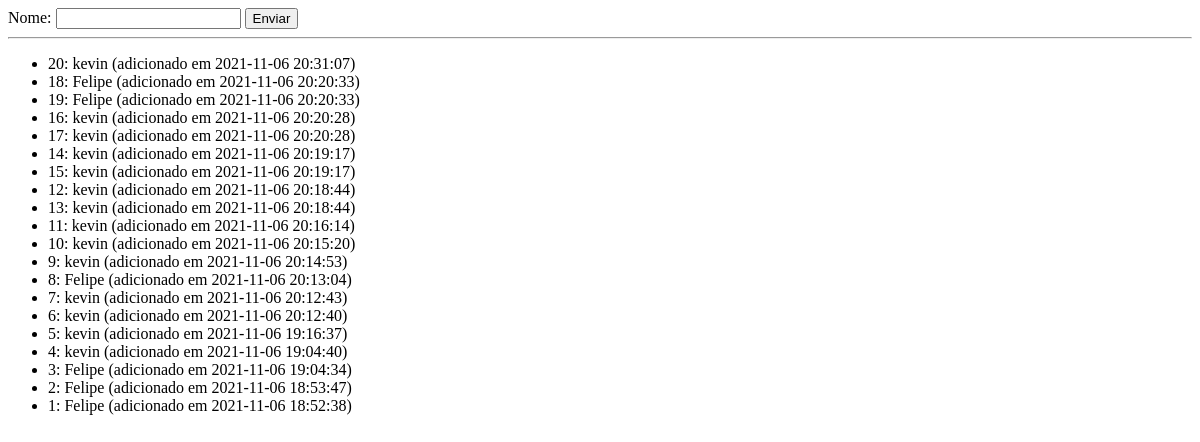
The page /db/index.php on the database as committed earlier.
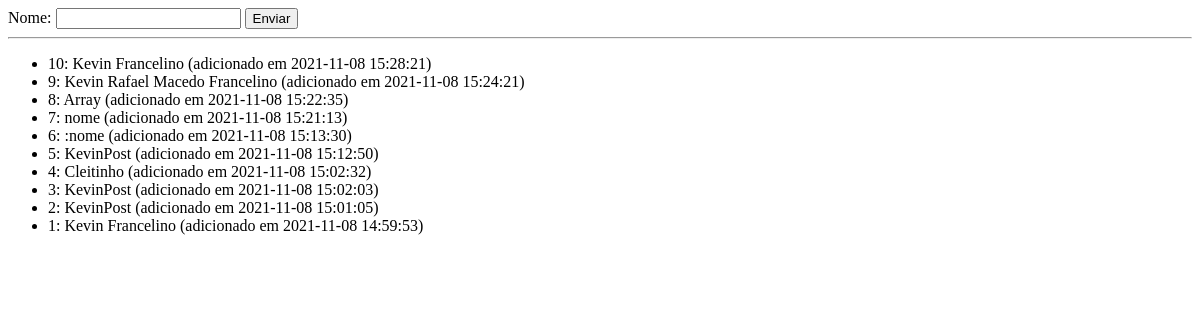
The same page on the database as committed later.
### tables this page shows
CREATE TABLE Usuarios (
    id INTEGER PRIMARY KEY AUTOINCREMENT,
    nome VARCHAR ,
    email VARCHAR,
    senha VARCHAR,
    adicionado_em TIMESTAMP NOT NULL DEFAULT CURRENT_TIMESTAMP
    
);

### db/index.php (the view, shortened to what this page needs)
<?php
try {
    $db = Database::getInstance();
    $usuarios = $db->query('SELECT * FROM Usuarios ORDER BY adicionado_em DESC')->fetchAll();
} catch (\Throwable $th) {
    echo $th;
    die(1);
}
?>
<!DOCTYPE html>
<html>
<head>
</head>
<body>
    <form method="post">
        <label for="nome">Nome: </label>
        <input type="text" name="nome" id="nome">
        <button type="submit">Enviar</button>
    </form>
    <hr>
    <ul>
        <?php foreach ($usuarios as $usuario) { ?>
            <li>
                <?= $usuario['id'] ?>: <?= $usuario['nome'] ?> (adicionado em <?= $usuario['adicionado_em'] ?>)
            </li>
        <?php } ?>
    </ul>
</body>
</html>

Rows that differ between the two databases and show on the page:
removed usuarios: id "20", nome "kevin", adicionado_em "2021-11-06 20:31:07"
removed usuarios: id "18", nome "Felipe", adicionado_em "2021-11-06 20:20:33"
removed usuarios: id "19", nome "Felipe", adicionado_em "2021-11-06 20:20:33"
removed usuarios: id "16", nome "kevin", adicionado_em "2021-11-06 20:20:28"
removed usuarios: id "17", nome "kevin", adicionado_em "2021-11-06 20:20:28"
removed usuarios: id "14", nome "kevin", adicionado_em "2021-11-06 20:19:17"
removed usuarios: id "15", nome "kevin", adicionado_em "2021-11-06 20:19:17"
removed usuarios: id "12", nome "kevin", adicionado_em "2021-11-06 20:18:44"
removed usuarios: id "13", nome "kevin", adicionado_em "2021-11-06 20:18:44"
removed usuarios: id "11", nome "kevin", adicionado_em "2021-11-06 20:16:14"
changed usuarios id 10: nome "kevin" → "Kevin Francelino"; adicionado_em "2021-11-06 20:15:20" → "2021-11-08 15:28:21"
changed usuarios id 9: nome "kevin" → "Kevin Rafael Macedo Francelino"; adicionado_em "2021-11-06 20:14:53" → "2021-11-08 15:24:21"
changed usuarios id 8: nome "Felipe" → "Array"; adicionado_em "2021-11-06 20:13:04" → "2021-11-08 15:22:35"
changed usuarios id 7: nome "kevin" → "nome"; adicionado_em "2021-11-06 20:12:43" → "2021-11-08 15:21:13"
changed usuarios id 6: nome "kevin" → ":nome"; adicionado_em "2021-11-06 20:12:40" → "2021-11-08 15:13:30"
changed usuarios id 5: nome "kevin" → "KevinPost"; adicionado_em "2021-11-06 19:16:37" → "2021-11-08 15:12:50"
changed usuarios id 4: nome "kevin" → "Cleitinho"; adicionado_em "2021-11-06 19:04:40" → "2021-11-08 15:02:32"
changed usuarios id 3: nome "Felipe" → "KevinPost"; adicionado_em "2021-11-06 19:04:34" → "2021-11-08 15:02:03"
changed usuarios id 2: nome "Felipe" → "KevinPost"; adicionado_em "2021-11-06 18:53:47" → "2021-11-08 15:01:05"
changed usuarios id 1: nome "Felipe" → "Kevin Francelino"; adicionado_em "2021-11-06 18:52:38" → "2021-11-08 14:59:53"
